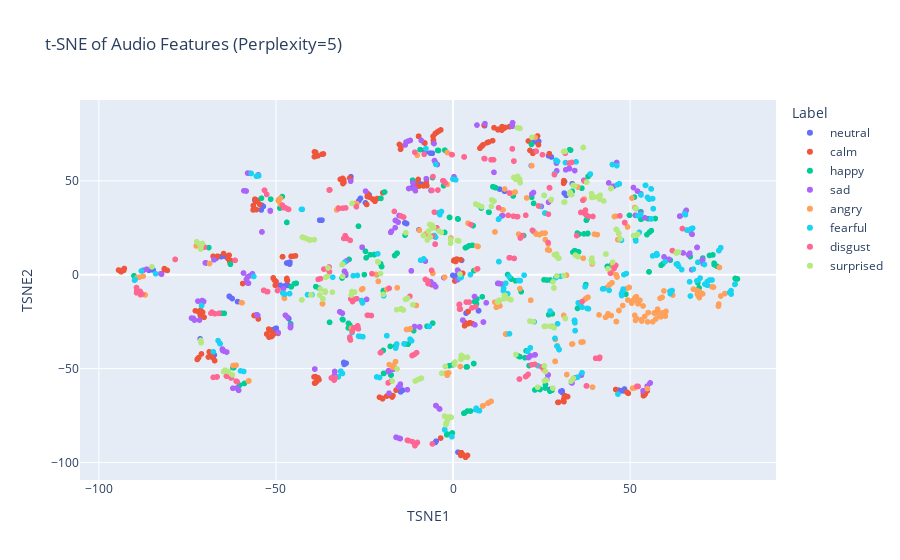
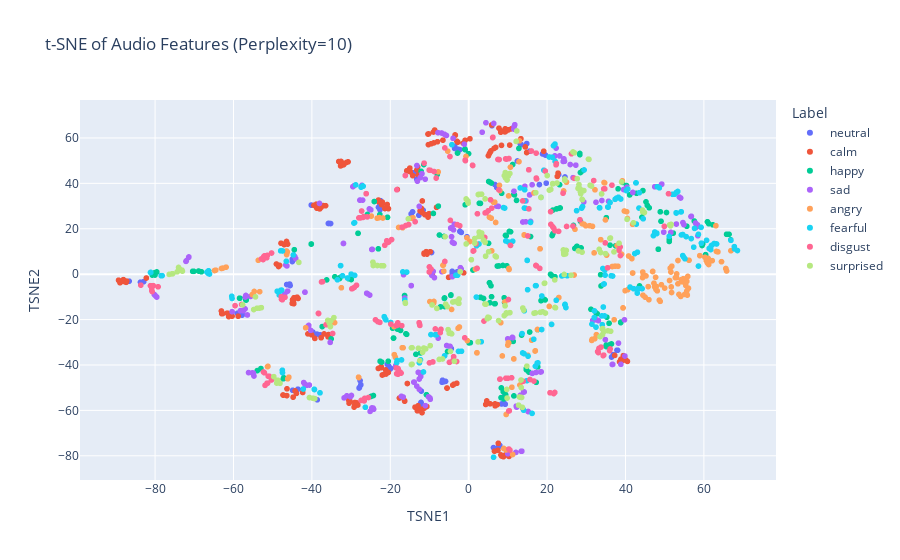
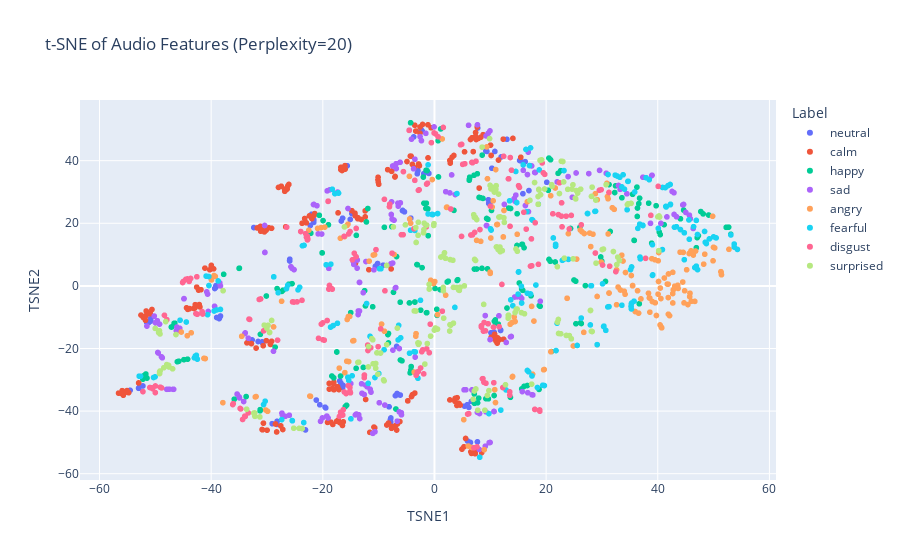
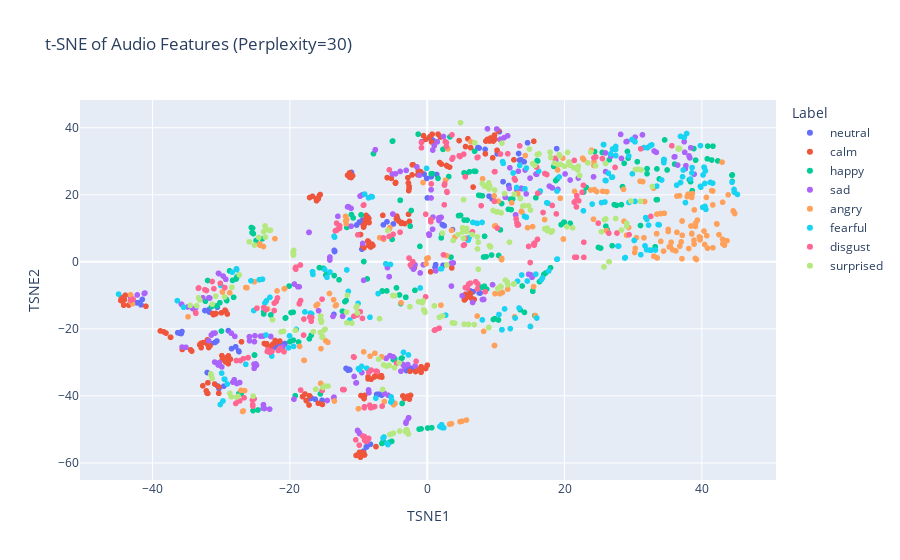

Notebook code for these charts, in order:
### Code cell
# Define a range of perplexity values
perplexities = [5, 10, 20, 30, 40, 50,60,70,80,90,100]


# Function to apply t-SNE and plot the results for each perplexity value
def plot_tsne_perplexity(perplexity):
    tsne = TSNE(n_components=2, perplexity=perplexity, random_state=42)
    tsne_result = tsne.fit_transform(features_scaled)

    # Create a DataFrame for t-SNE results
    tsne_df = pd.DataFrame(tsne_result, columns=["TSNE1", "TSNE2"])
    tsne_df["label"] = emotion_labels

    # Plot t-SNE results
    fig_TSNE = px.scatter(
        tsne_df,
        x="TSNE1",
        y="TSNE2",
        color=tsne_df["label"].astype(
            str
        ),  # Ensure labels are treated as categorical data
        title=f"t-SNE of Audio Features (Perplexity={perplexity})",
        labels={"color": "Label"},
    )

    fig_TSNE.show()


# Apply t-SNE for each perplexity value and plot the results
for perplexity in perplexities:
    plot_tsne_perplexity(perplexity)

### Figure 1 — Plotly figure (JSON) as saved in the notebook; plotly's stock layout.template omitted (floating-point values rounded to 4 significant figures; data arrays with more than 128 entries replaced by an {"elided": "..."} marker saying what was removed)
{"data": [{"hovertemplate": "Label=neutral<br>TSNE1=%{x}<br>TSNE2=%{y}<extra></extra>", "legendgroup": "neutral", "marker": {"color": "#636efa", "symbol": "circle"}, "mode": "markers", "name": "neutral", "showlegend": true, "type": "scattergl", "x": [-14.24, -15.28, -14.27, -14.81, 22.11, 13.14, 14.44, 14.52, -84.7, -30.33, -85.39, -85.89, 33.66, 24.18, 22.9, 23.05, -63.09, -62.38, -60.86, -63.21, -9.626, -13.12, -13.51, -13.61, -65.49, -64.33, -66.92, -64.46, 7.193, 7.198, 3.672, 4.195, -71.4, -68.03, -67.41, -67.73, 1.159, -0.07869, 2.408, 0.5489, -50.23, -46.38, -49.93, -50.92, -23.69, -24.74, -26.15, -26.59, -49.36, -48.75, -47.31, -46.59, 31.47, 8.898, 31.96, 31.41, 27.32, 30.78, 30.8, 30.45, -8.794, -9.436, -11.69, -6.214, 48.01, 46.71, 47.29, 48.4, -37.66, -37.13, -28.84, -37.02, -46.15, -46.06, -46.52, -46.97, 23.07, 27.76, 26.97, 27.03, -4.786, -5.023, 1.394, -4.995, -54.16, -53.57, -54.03, -55.98, -30.18, -30.87, -30.77, -30.72, -8.14, -7.853, -5.85, -6.425], "xaxis": "x", "y": [-61.55, -61.07, -61.56, -62.41, 58.14, 45.64, 44.89, 44.53, 2.586, -0.2955, 2.754, 2.398, 48.51, 71.09, 71.13, 70.99, -11.62, -12.69, -14.3, -11.47, 23.92, 27.29, 27.63, 27.62, 9.586, 9.743, 8.706, 9.851, -19.23, -19.1, -20.45, -19.59, -34.17, -43.41, -42.72, -44.39, -0.1219, -0.3361, 7.672, -1.246, -28.73, -23.36, -28.47, -29.31, 42.56, 38.3, 40.68, 39.48, -5.908, -5.607, -5.72, -5.68, 49.67, 79.43, 42.29, 43.48, -61.13, -61.88, -62.72, -62.13, 48.21, 48.39, 46.27, 44.91, -61.9, -61.48, -61.87, -60.89, 29.09, 29.1, 52.23, 29.11, 5.7, 6.705, 6.37, 6.253, 65.68, 62.76, 63.38, 63.45, -88.69, -89.31, -94.56, -89.29, 34.53, 36.43, 37.09, 39.8, -47.14, -46.71, -47.53, -47.75, 66.32, 65.3, 64.73, 64.84], "yaxis": "y"}, {"hovertemplate": "Label=calm<br>TSNE1=%{x}<br>TSNE2=%{y}<extra></extra>", "legendgroup": "calm", "marker": {"color": "#EF553B", "symbol": "circle"}, "mode": "markers", "name": "calm", "showlegend": true, "type": "scattergl", "x": {"elided": "192 float values"}, "xaxis": "x", "y": {"elided": "192 float values"}, "yaxis": "y"}, {"hovertemplate": "Label=happy<br>TSNE1=%{x}<br>TSNE2=%{y}<extra></extra>", "legendgroup": "happy", "marker": {"color": "#00cc96", "symbol": "circle"}, "mode": "markers", "name": "happy", "showlegend": true, "type": "scattergl", "x": {"elided": "192 float values"}, "xaxis": "x", "y": {"elided": "192 float values"}, "yaxis": "y"}, {"hovertemplate": "Label=sad<br>TSNE1=%{x}<br>TSNE2=%{y}<extra></extra>", "legendgroup": "sad", "marker": {"color": "#ab63fa", "symbol": "circle"}, "mode": "markers", "name": "sad", "showlegend": true, "type": "scattergl", "x": {"elided": "192 float values"}, "xaxis": "x", "y": {"elided": "192 float values"}, "yaxis": "y"}, {"hovertemplate": "Label=angry<br>TSNE1=%{x}<br>TSNE2=%{y}<extra></extra>", "legendgroup": "angry", "marker": {"color": "#FFA15A", "symbol": "circle"}, "mode": "markers", "name": "angry", "showlegend": true, "type": "scattergl", "x": {"elided": "192 float values"}, "xaxis": "x", "y": {"elided": "192 float values"}, "yaxis": "y"}, {"hovertemplate": "Label=fearful<br>TSNE1=%{x}<br>TSNE2=%{y}<extra></extra>", "legendgroup": "fearful", "marker": {"color": "#19d3f3", "symbol": "circle"}, "mode": "markers", "name": "fearful", "showlegend": true, "type": "scattergl", "x": {"elided": "192 float values"}, "xaxis": "x", "y": {"elided": "192 float values"}, "yaxis": "y"}, {"hovertemplate": "Label=disgust<br>TSNE1=%{x}<br>TSNE2=%{y}<extra></extra>", "legendgroup": "disgust", "marker": {"color": "#FF6692", "symbol": "circle"}, "mode": "markers", "name": "disgust", "showlegend": true, "type": "scattergl", "x": {"elided": "192 float values"}, "xaxis": "x", "y": {"elided": "192 float values"}, "yaxis": "y"}, {"hovertemplate": "Label=surprised<br>TSNE1=%{x}<br>TSNE2=%{y}<extra></extra>", "legendgroup": "surprised", "marker": {"color": "#B6E880", "symbol": "circle"}, "mode": "markers", "name": "surprised", "showlegend": true, "type": "scattergl", "x": {"elided": "192 float values"}, "xaxis": "x", "y": {"elided": "192 float values"}, "yaxis": "y"}], "layout": {"legend": {"title": {"text": "Label"}, "tracegroupgap": 0}, "title": {"text": "t-SNE of Audio Features (Perplexity=5)"}, "xaxis": {"anchor": "y", "domain": [0, 1], "title": {"text": "TSNE1"}}, "yaxis": {"anchor": "x", "domain": [0, 1], "title": {"text": "TSNE2"}}}}

### Figure 2 — Plotly figure (JSON) as saved in the notebook; plotly's stock layout.template omitted (floating-point values rounded to 4 significant figures; data arrays with more than 128 entries replaced by an {"elided": "..."} marker saying what was removed)
{"data": [{"hovertemplate": "Label=neutral<br>TSNE1=%{x}<br>TSNE2=%{y}<extra></extra>", "legendgroup": "neutral", "marker": {"color": "#636efa", "symbol": "circle"}, "mode": "markers", "name": "neutral", "showlegend": true, "type": "scattergl", "x": [-57.78, -58.3, -57.77, -59.01, 12.42, 6.677, 7.322, 7.166, -45.0, -4.429, -44.81, -44.96, 24.56, 14.81, 13.19, 13.37, -27.86, -27.52, -27.71, -27.96, -0.4367, -1.892, -2.227, -2.244, -38.71, -37.82, -39.75, -37.86, 37.99, 37.83, 36.44, 36.91, -38.64, -44.02, -43.56, -44.9, -2.966, -4.204, -9.478, -4.21, -12.28, -12.1, -12.15, -12.51, -11.63, -12.71, -14.32, -14.69, -20.06, -19.88, -20.43, -20.77, 22.95, 5.927, 19.79, 18.04, 8.812, 9.323, 8.403, 8.998, -14.22, -13.55, -13.26, -16.16, 7.432, 7.92, 7.619, 6.331, -35.22, -35.72, -40.15, -35.79, -6.67, -5.905, -6.405, -6.782, 15.59, 19.59, 18.83, 18.85, -82.9, -83.69, -86.62, -83.72, -22.63, -23.01, -22.7, -22.49, -45.67, -45.56, -46.28, -46.42, -3.55, -3.588, -2.271, -2.74], "xaxis": "x", "y": [-18.04, -17.34, -17.74, -17.27, 49.85, 39.48, 38.5, 38.18, 5.554, -32.81, 6.101, 6.657, 42.8, 57.52, 57.24, 57.1, -49.92, -48.72, -46.86, -50.14, 16.45, 18.39, 18.86, 18.8, -26.39, -27.04, -25.54, -26.72, -33.51, -33.5, -36.51, -35.47, -55.34, -51.5, -50.66, -51.14, 0.999, 1.26, 9.541, 0.2392, -56.9, -51.5, -56.48, -57.75, 28.19, 25.97, 27.44, 26.54, -41.82, -41.47, -40.42, -39.71, 43.86, 65.38, 40.08, 39.47, -54.26, -57.29, -57.18, -56.75, 44.62, 44.37, 41.79, 43.48, -76.57, -75.4, -76.03, -76.39, 22.3, 22.35, 30.44, 22.33, -46.72, -47.21, -47.4, -47.6, 54.2, 52.44, 52.96, 52.97, -3.309, -3.534, -3.09, -3.548, 28.37, 29.45, 30.17, 32.38, -4.379, -5.002, -4.616, -4.57, 56.24, 55.36, 54.86, 55.04], "yaxis": "y"}, {"hovertemplate": "Label=calm<br>TSNE1=%{x}<br>TSNE2=%{y}<extra></extra>", "legendgroup": "calm", "marker": {"color": "#EF553B", "symbol": "circle"}, "mode": "markers", "name": "calm", "showlegend": true, "type": "scattergl", "x": {"elided": "192 float values"}, "xaxis": "x", "y": {"elided": "192 float values"}, "yaxis": "y"}, {"hovertemplate": "Label=happy<br>TSNE1=%{x}<br>TSNE2=%{y}<extra></extra>", "legendgroup": "happy", "marker": {"color": "#00cc96", "symbol": "circle"}, "mode": "markers", "name": "happy", "showlegend": true, "type": "scattergl", "x": {"elided": "192 float values"}, "xaxis": "x", "y": {"elided": "192 float values"}, "yaxis": "y"}, {"hovertemplate": "Label=sad<br>TSNE1=%{x}<br>TSNE2=%{y}<extra></extra>", "legendgroup": "sad", "marker": {"color": "#ab63fa", "symbol": "circle"}, "mode": "markers", "name": "sad", "showlegend": true, "type": "scattergl", "x": {"elided": "192 float values"}, "xaxis": "x", "y": {"elided": "192 float values"}, "yaxis": "y"}, {"hovertemplate": "Label=angry<br>TSNE1=%{x}<br>TSNE2=%{y}<extra></extra>", "legendgroup": "angry", "marker": {"color": "#FFA15A", "symbol": "circle"}, "mode": "markers", "name": "angry", "showlegend": true, "type": "scattergl", "x": {"elided": "192 float values"}, "xaxis": "x", "y": {"elided": "192 float values"}, "yaxis": "y"}, {"hovertemplate": "Label=fearful<br>TSNE1=%{x}<br>TSNE2=%{y}<extra></extra>", "legendgroup": "fearful", "marker": {"color": "#19d3f3", "symbol": "circle"}, "mode": "markers", "name": "fearful", "showlegend": true, "type": "scattergl", "x": {"elided": "192 float values"}, "xaxis": "x", "y": {"elided": "192 float values"}, "yaxis": "y"}, {"hovertemplate": "Label=disgust<br>TSNE1=%{x}<br>TSNE2=%{y}<extra></extra>", "legendgroup": "disgust", "marker": {"color": "#FF6692", "symbol": "circle"}, "mode": "markers", "name": "disgust", "showlegend": true, "type": "scattergl", "x": {"elided": "192 float values"}, "xaxis": "x", "y": {"elided": "192 float values"}, "yaxis": "y"}, {"hovertemplate": "Label=surprised<br>TSNE1=%{x}<br>TSNE2=%{y}<extra></extra>", "legendgroup": "surprised", "marker": {"color": "#B6E880", "symbol": "circle"}, "mode": "markers", "name": "surprised", "showlegend": true, "type": "scattergl", "x": {"elided": "192 float values"}, "xaxis": "x", "y": {"elided": "192 float values"}, "yaxis": "y"}], "layout": {"legend": {"title": {"text": "Label"}, "tracegroupgap": 0}, "title": {"text": "t-SNE of Audio Features (Perplexity=10)"}, "xaxis": {"anchor": "y", "domain": [0, 1], "title": {"text": "TSNE1"}}, "yaxis": {"anchor": "x", "domain": [0, 1], "title": {"text": "TSNE2"}}}}

### Figure 3 — Plotly figure (JSON) as saved in the notebook; plotly's stock layout.template omitted (floating-point values rounded to 4 significant figures; data arrays with more than 128 entries replaced by an {"elided": "..."} marker saying what was removed)
{"data": [{"hovertemplate": "Label=neutral<br>TSNE1=%{x}<br>TSNE2=%{y}<extra></extra>", "legendgroup": "neutral", "marker": {"color": "#636efa", "symbol": "circle"}, "mode": "markers", "name": "neutral", "showlegend": true, "type": "scattergl", "x": [-51.54, -50.81, -51.2, -50.84, 10.28, 9.65, 9.96, 9.713, -39.36, -6.78, -39.19, -39.14, 20.12, 10.82, 9.221, 9.395, -19.6, -20.54, -21.17, -19.48, -4.237, -5.379, -5.695, -5.728, -31.59, -30.8, -32.66, -30.85, 11.84, 11.84, 10.13, 10.69, -23.1, -28.22, -28.19, -29.08, -9.182, -10.19, -15.63, -10.57, -7.884, -8.128, -7.812, -7.838, -14.8, -15.09, -16.45, -16.69, -16.43, -16.39, -16.75, -16.96, 12.98, 7.747, 16.92, 15.84, 6.615, 6.161, 5.389, 5.883, -2.4, -2.213, -3.725, -4.507, 6.291, 5.915, 6.435, 7.696, -25.92, -25.95, -32.36, -25.93, -7.003, -6.121, -6.455, -6.701, 11.94, 16.24, 15.26, 15.34, -52.23, -53.0, -54.52, -52.96, -22.23, -21.63, -21.6, -22.0, -39.02, -38.56, -38.4, -38.34, -2.96, -3.08, -1.004, -1.909], "xaxis": "x", "y": [-11.73, -11.24, -11.72, -10.52, 37.58, 27.51, 26.59, 26.36, -0.8377, -19.33, -0.5005, 0.0804, 33.1, 42.94, 43.09, 42.95, -38.75, -37.99, -36.47, -38.98, 21.65, 23.65, 24.11, 24.02, -17.76, -18.27, -17.26, -17.88, -14.24, -14.04, -14.99, -14.8, -46.02, -44.25, -43.27, -44.01, 6.616, 7.146, 38.37, 6.299, -42.66, -38.62, -42.19, -43.48, 23.12, 21.23, 21.63, 20.73, -32.37, -31.76, -31.08, -30.34, 46.83, 50.44, 30.45, 29.45, -36.9, -38.81, -38.42, -37.96, 49.99, 49.5, 47.59, 49.73, -50.39, -49.54, -50.01, -49.82, 8.516, 8.104, 18.64, 7.958, -35.07, -34.88, -34.74, -34.38, 41.19, 39.7, 40.06, 40.04, -31.97, -32.66, -33.36, -32.72, 19.3, 20.29, 21.07, 22.89, -10.1, -10.46, -9.861, -9.619, 36.79, 35.81, 35.94, 35.85], "yaxis": "y"}, {"hovertemplate": "Label=calm<br>TSNE1=%{x}<br>TSNE2=%{y}<extra></extra>", "legendgroup": "calm", "marker": {"color": "#EF553B", "symbol": "circle"}, "mode": "markers", "name": "calm", "showlegend": true, "type": "scattergl", "x": {"elided": "192 float values"}, "xaxis": "x", "y": {"elided": "192 float values"}, "yaxis": "y"}, {"hovertemplate": "Label=happy<br>TSNE1=%{x}<br>TSNE2=%{y}<extra></extra>", "legendgroup": "happy", "marker": {"color": "#00cc96", "symbol": "circle"}, "mode": "markers", "name": "happy", "showlegend": true, "type": "scattergl", "x": {"elided": "192 float values"}, "xaxis": "x", "y": {"elided": "192 float values"}, "yaxis": "y"}, {"hovertemplate": "Label=sad<br>TSNE1=%{x}<br>TSNE2=%{y}<extra></extra>", "legendgroup": "sad", "marker": {"color": "#ab63fa", "symbol": "circle"}, "mode": "markers", "name": "sad", "showlegend": true, "type": "scattergl", "x": {"elided": "192 float values"}, "xaxis": "x", "y": {"elided": "192 float values"}, "yaxis": "y"}, {"hovertemplate": "Label=angry<br>TSNE1=%{x}<br>TSNE2=%{y}<extra></extra>", "legendgroup": "angry", "marker": {"color": "#FFA15A", "symbol": "circle"}, "mode": "markers", "name": "angry", "showlegend": true, "type": "scattergl", "x": {"elided": "192 float values"}, "xaxis": "x", "y": {"elided": "192 float values"}, "yaxis": "y"}, {"hovertemplate": "Label=fearful<br>TSNE1=%{x}<br>TSNE2=%{y}<extra></extra>", "legendgroup": "fearful", "marker": {"color": "#19d3f3", "symbol": "circle"}, "mode": "markers", "name": "fearful", "showlegend": true, "type": "scattergl", "x": {"elided": "192 float values"}, "xaxis": "x", "y": {"elided": "192 float values"}, "yaxis": "y"}, {"hovertemplate": "Label=disgust<br>TSNE1=%{x}<br>TSNE2=%{y}<extra></extra>", "legendgroup": "disgust", "marker": {"color": "#FF6692", "symbol": "circle"}, "mode": "markers", "name": "disgust", "showlegend": true, "type": "scattergl", "x": {"elided": "192 float values"}, "xaxis": "x", "y": {"elided": "192 float values"}, "yaxis": "y"}, {"hovertemplate": "Label=surprised<br>TSNE1=%{x}<br>TSNE2=%{y}<extra></extra>", "legendgroup": "surprised", "marker": {"color": "#B6E880", "symbol": "circle"}, "mode": "markers", "name": "surprised", "showlegend": true, "type": "scattergl", "x": {"elided": "192 float values"}, "xaxis": "x", "y": {"elided": "192 float values"}, "yaxis": "y"}], "layout": {"legend": {"title": {"text": "Label"}, "tracegroupgap": 0}, "title": {"text": "t-SNE of Audio Features (Perplexity=20)"}, "xaxis": {"anchor": "y", "domain": [0, 1], "title": {"text": "TSNE1"}}, "yaxis": {"anchor": "x", "domain": [0, 1], "title": {"text": "TSNE2"}}}}

### Figure 4 — Plotly figure (JSON) as saved in the notebook; plotly's stock layout.template omitted (floating-point values rounded to 4 significant figures; data arrays with more than 128 entries replaced by an {"elided": "..."} marker saying what was removed)
{"data": [{"hovertemplate": "Label=neutral<br>TSNE1=%{x}<br>TSNE2=%{y}<extra></extra>", "legendgroup": "neutral", "marker": {"color": "#636efa", "symbol": "circle"}, "mode": "markers", "name": "neutral", "showlegend": true, "type": "scattergl", "x": [-3.021, -2.762, -3.073, -2.215, 13.31, 9.004, 9.557, 9.448, -7.375, -13.59, -7.038, -6.634, 18.85, 8.431, 7.391, 7.555, -27.47, -28.5, -27.9, -27.42, 3.681, 2.48, 2.238, 2.211, -16.31, -17.11, -15.31, -16.87, 7.564, 7.704, 6.237, 6.683, -32.05, -30.52, -29.62, -30.33, 2.308, 1.228, -11.03, 1.138, -30.9, -28.97, -30.63, -31.46, -4.339, -4.925, -5.862, -6.392, -22.19, -21.95, -21.34, -20.73, 14.61, 10.51, 11.05, 11.87, -30.57, -32.38, -31.75, -31.82, 0.5876, 0.8376, 0.02078, -0.8084, -42.28, -41.68, -41.96, -41.5, -13.54, -13.46, -9.511, -13.5, -35.72, -36.33, -36.09, -35.83, 10.2, 14.12, 13.44, 13.67, -8.268, -8.836, -9.279, -8.89, -10.27, -9.877, -9.437, -8.672, -11.54, -11.82, -11.4, -11.28, -0.4669, -0.07641, 1.381, 0.5913], "xaxis": "x", "y": [-32.44, -31.74, -32.13, -31.75, 32.32, 19.6, 19.01, 18.79, -39.57, -15.69, -39.47, -39.78, 33.77, 33.54, 34.09, 33.95, -26.6, -25.89, -25.36, -26.79, 9.61, 10.76, 11.1, 11.05, -40.98, -40.85, -41.31, -40.65, -9.277, -9.312, -8.645, -8.928, -33.02, -37.05, -37.09, -37.8, -1.008, -0.8415, 26.67, -1.629, -24.04, -20.52, -23.62, -24.41, 12.98, 11.3, 11.94, 11.04, -25.52, -24.92, -24.67, -24.37, 35.52, 38.83, 23.91, 22.78, -13.55, -14.52, -14.97, -14.31, 36.62, 36.22, 19.08, 35.82, -12.25, -12.83, -12.2, -11.22, 3.433, 3.173, 3.784, 3.073, -20.79, -21.14, -21.27, -21.4, 32.25, 29.84, 30.35, 30.44, -54.43, -55.25, -56.49, -55.2, 10.98, 11.86, 12.4, 13.39, -32.33, -31.8, -32.04, -32.24, 26.19, 24.88, 26.04, 25.41], "yaxis": "y"}, {"hovertemplate": "Label=calm<br>TSNE1=%{x}<br>TSNE2=%{y}<extra></extra>", "legendgroup": "calm", "marker": {"color": "#EF553B", "symbol": "circle"}, "mode": "markers", "name": "calm", "showlegend": true, "type": "scattergl", "x": {"elided": "192 float values"}, "xaxis": "x", "y": {"elided": "192 float values"}, "yaxis": "y"}, {"hovertemplate": "Label=happy<br>TSNE1=%{x}<br>TSNE2=%{y}<extra></extra>", "legendgroup": "happy", "marker": {"color": "#00cc96", "symbol": "circle"}, "mode": "markers", "name": "happy", "showlegend": true, "type": "scattergl", "x": {"elided": "192 float values"}, "xaxis": "x", "y": {"elided": "192 float values"}, "yaxis": "y"}, {"hovertemplate": "Label=sad<br>TSNE1=%{x}<br>TSNE2=%{y}<extra></extra>", "legendgroup": "sad", "marker": {"color": "#ab63fa", "symbol": "circle"}, "mode": "markers", "name": "sad", "showlegend": true, "type": "scattergl", "x": {"elided": "192 float values"}, "xaxis": "x", "y": {"elided": "192 float values"}, "yaxis": "y"}, {"hovertemplate": "Label=angry<br>TSNE1=%{x}<br>TSNE2=%{y}<extra></extra>", "legendgroup": "angry", "marker": {"color": "#FFA15A", "symbol": "circle"}, "mode": "markers", "name": "angry", "showlegend": true, "type": "scattergl", "x": {"elided": "192 float values"}, "xaxis": "x", "y": {"elided": "192 float values"}, "yaxis": "y"}, {"hovertemplate": "Label=fearful<br>TSNE1=%{x}<br>TSNE2=%{y}<extra></extra>", "legendgroup": "fearful", "marker": {"color": "#19d3f3", "symbol": "circle"}, "mode": "markers", "name": "fearful", "showlegend": true, "type": "scattergl", "x": {"elided": "192 float values"}, "xaxis": "x", "y": {"elided": "192 float values"}, "yaxis": "y"}, {"hovertemplate": "Label=disgust<br>TSNE1=%{x}<br>TSNE2=%{y}<extra></extra>", "legendgroup": "disgust", "marker": {"color": "#FF6692", "symbol": "circle"}, "mode": "markers", "name": "disgust", "showlegend": true, "type": "scattergl", "x": {"elided": "192 float values"}, "xaxis": "x", "y": {"elided": "192 float values"}, "yaxis": "y"}, {"hovertemplate": "Label=surprised<br>TSNE1=%{x}<br>TSNE2=%{y}<extra></extra>", "legendgroup": "surprised", "marker": {"color": "#B6E880", "symbol": "circle"}, "mode": "markers", "name": "surprised", "showlegend": true, "type": "scattergl", "x": {"elided": "192 float values"}, "xaxis": "x", "y": {"elided": "192 float values"}, "yaxis": "y"}], "layout": {"legend": {"title": {"text": "Label"}, "tracegroupgap": 0}, "title": {"text": "t-SNE of Audio Features (Perplexity=30)"}, "xaxis": {"anchor": "y", "domain": [0, 1], "title": {"text": "TSNE1"}}, "yaxis": {"anchor": "x", "domain": [0, 1], "title": {"text": "TSNE2"}}}}
